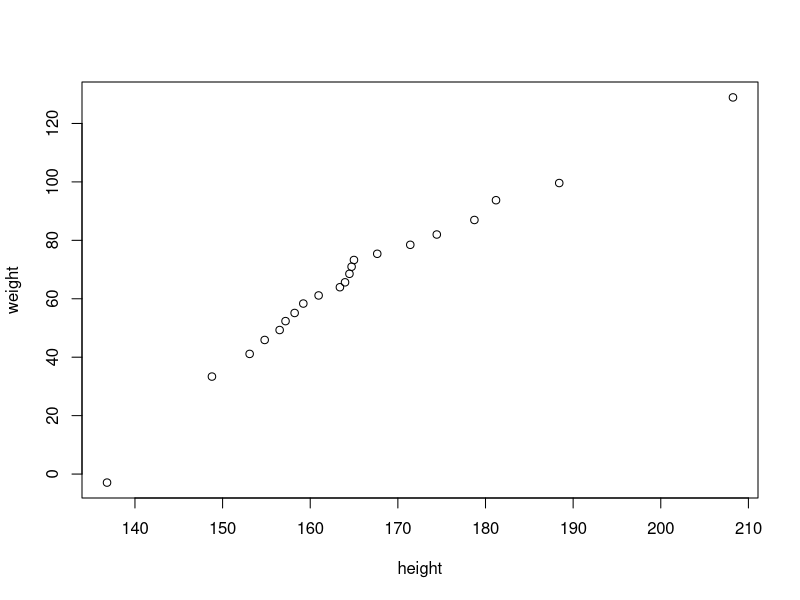
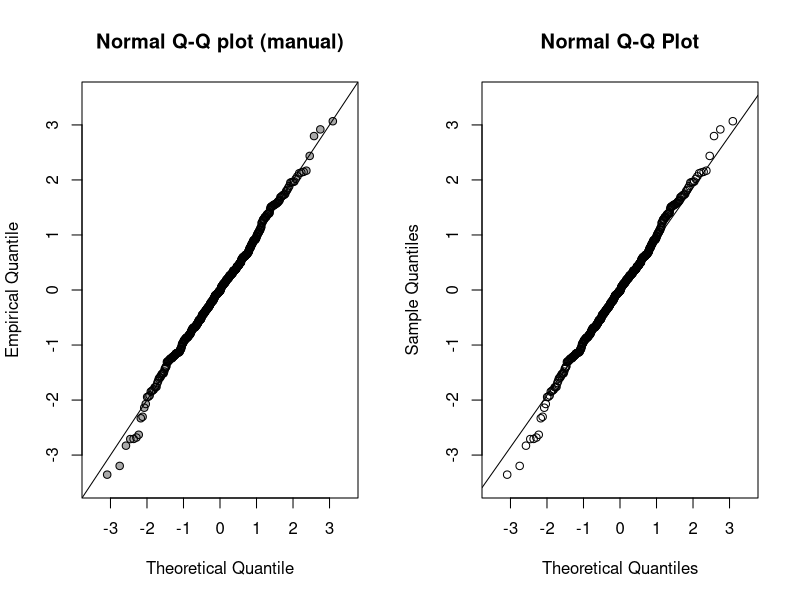
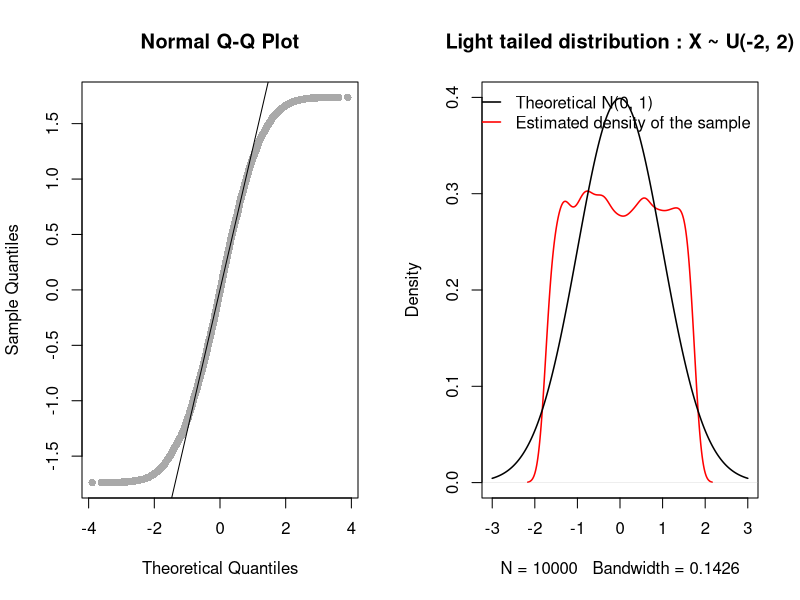
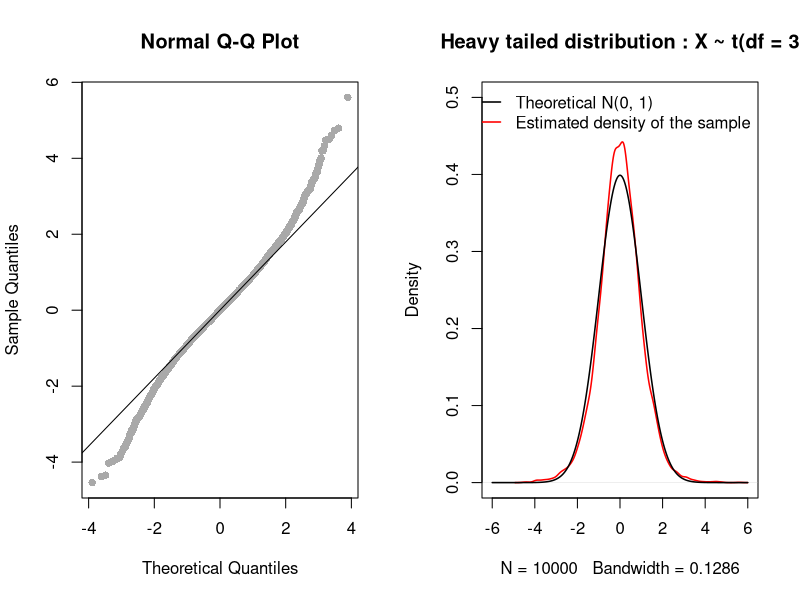
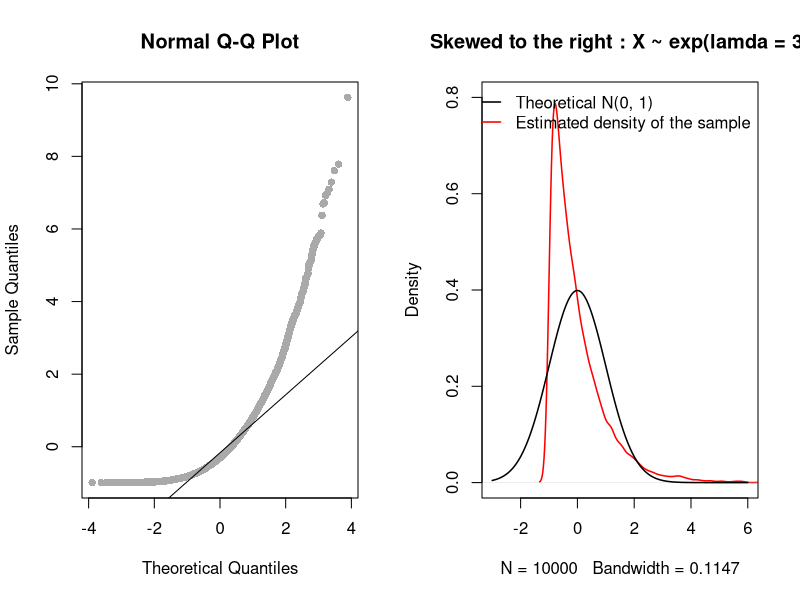
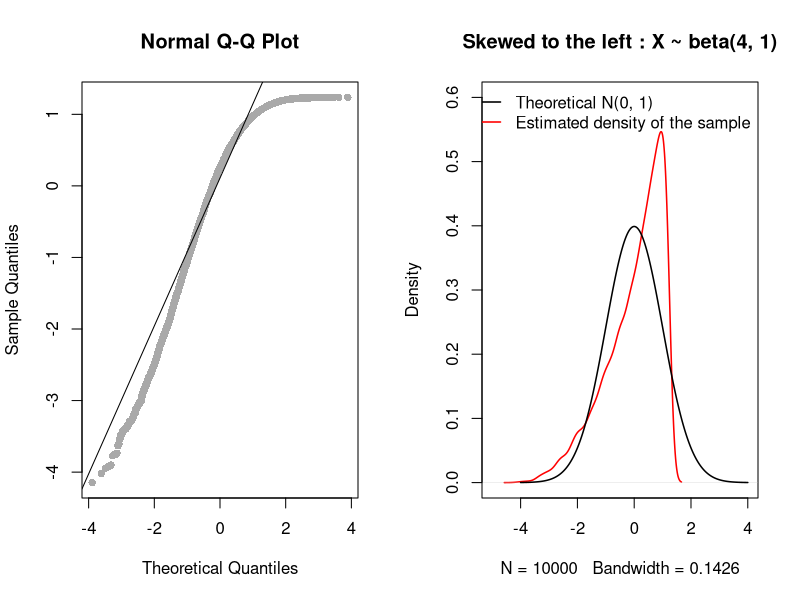
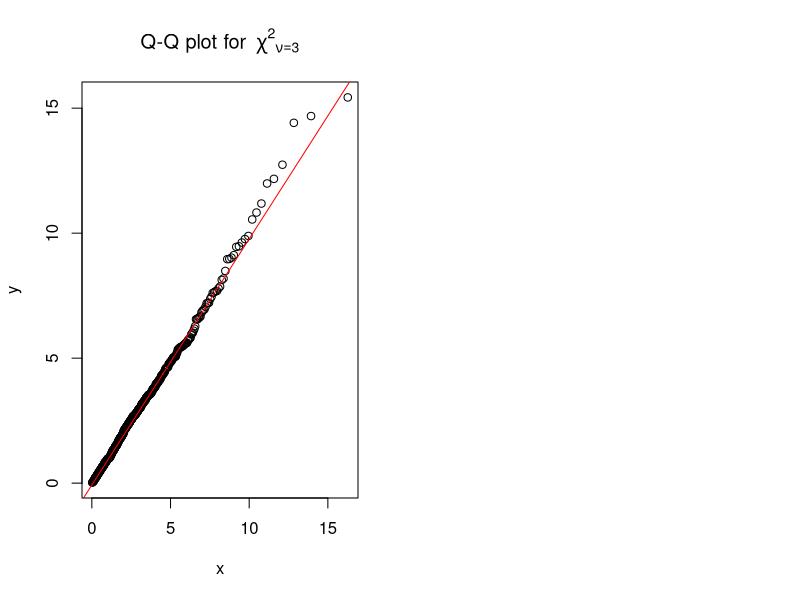
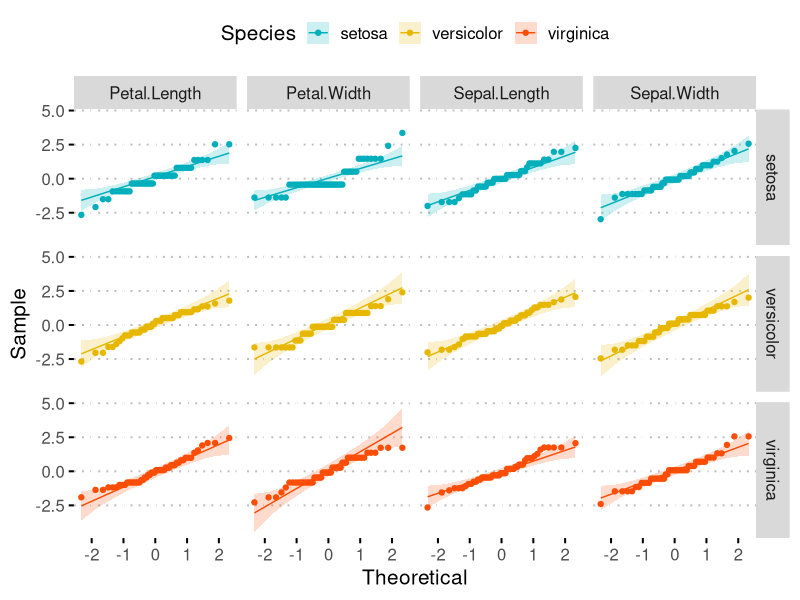

Reproduce these figures in R, in order.
### 4.1 Q-Q plot



## 4.1.1 분위수(Quantile)

# 정의
  # 확률분포를 동은한 확률구간으로 나누기 위해 설정한 구분점(cutpoint)
  # 특정 확률분포의 누적분포함수의 역함수
  # 주어진 표본의 관찰값을 오름차순으로 나열했을 때 전체 표본(데이터)을 특정 개수의 그룹으로 나눌 때 기준이 되는 값
  # q 분위수는  q-1 개의 분위수 값을 갖음
  # 예시
    # 2-quantile : 오름차순으로 정렬한 데이터를 50 : 50 으로 나누기 위한 값 -> 중앙값(median)
    # 3-quantile (tertiles) : 오름차순으로 정렬한 데이터를 3 등분 하기 위한 값 -> 33.3%, 66.6%
    # 4-quantile (quartiles) : 오름차순 정렬 데이터를 4등분 하기 위한 값 -> 25% (Q1), 50%(Median), 75%(Q3)
      # 사분위수 범위 (interquartile range, IQR) : Q3 - Q1
    # 10-quantiles (deciles) : 오름차순 정렬 데이터를 10등분 -> 10%, 20%, 30%, ..., 90%
    # 100-quantiles (percentiles) : 오름차순 정렬 데이터를 100등분 -> 1%, 2%, ..., 99%
  # 일반적으로 k번째q분위수는 누적확률분포에서 k/q의 값을 갖는 데이터를 의미



# (표본) 분위수의 계산

# 표본 분위수는 순서통계량(order statistics)의 가중평균으로 정의


# 예시
# 분위수 계산 함수
my_quantile <- function(x, probs) {
  idx <- NULL
  o <- order(x); n <- length(x)
  xord <- x[o]
  k <- 1:n
  gamma <- n * probs + 0.5 - floor(n * probs + 0.5)
  pk <- (k - 0.5)/n
  for (pj in probs) {
    idx <- c(idx, which.max(pk[pk <= pj]))
  }
  res <- (1 - gamma) * xord[idx] + gamma * xord[idx + 1]
  names(res) <- sprintf("%.1f %%", round(probs * 100))
  return(res)
}

set.seed(10)
x <- rnorm(373)
my_quantile(x, probs = c(0.05, 0.95))

# 확인
quantile(x, probs = c(0.05, 0.95), type = 5)






# Quantile-Quantile plot(Q-Q plot)
  # 두 변수 X 의 분위수와 Y의 분위수를 산점도 형태로 그린 도표를 두 변수의 분포를 비교하기 위한 용도로 사용되는 도표
  # 예시
    # X : 충남대학교 정보통계학과 남학생의 키
    # Y : 충남대학교 자연과학대학 남학생의 몸무게

# 개념
set.seed(1234)
x <- rnorm(50, 172, 15)
y <- rnorm(500, 65, 20)

xq <- quantile(x, probs = seq(0, 1, by = 0.05))
yq <- quantile(y, probs = seq(0, 1, by = 0.05))
plot(xq, yq,
     xlab = "height",
     ylab = "weight")


# 일반적으로 측정 또는 표집한 연속형 변수가 이론적인 특정 분포와 얼마나 유사한지를 확인하기 위해 사용하며, 특히 데이터의 정규성 검정에 많이 활용됨. 즉 표본으로 얻은 분포가 정규분포를 따르는지(유사한지)를 알아보기 위해 활용
# 보통 x 축은 theoreticak quantile(이론적 분위수)로 하고 비교하고자 하는 이론적 분포의 분위수 값을 설정하고 y축은 표본 분위수(empirical/sample quantile)로 설정
# R에서 Q-Q plot 은 qqnorm(), qqplot(), 등의 함수를 사용해 간단히 그릴 수 있으나 해당 함수를 사용하지 않고 직접 그리는 방법에 대해 알아봄


# 위 예제에서 생성한 충남대학교 남학생 몸무게의 Q-Q plot
# 정규분포와 비교

yord <- y[order(y)] # 데이터 정렬
n <- length(yord)
k <- 1 : n
pk <- (k - 0.5)/n

# theoretical quantile
tq <- qnorm(pk, 0, 1) # 표준정규분포의 분위수

# empirical quantile
eq <- drop(scale(yord)) # z 변환


par(mfrow = c(1, 2))
plot(x = tq, y = eq,
     type = "n",
     xlim = c(-3.5, 3.5),
     ylim = c(-3.5, 3.5),
     xlab = "Theoretical Quantile",
     ylab = "Empirical Quantile",
     main = "Normal Q-Q plot (manual)")

points(tq, eq, pch = 16, cex = 1, col = "darkgray")
points(tq, eq, pch = 21, cex = 1, col = "black", lwd = 1)
abline(a = 0, b = 1)


# qqnorm() 함수 결과와 비교
qqnorm(eq, xlim = c(-3.5, 3.5), ylim = c(-3.5, 3.5))
qqline(eq)






# 대칭이지만 표본데이터의 분포 꼬리가 표준정규분포에 비해 얇은 경우

# X ~ U(-2, 2)
set.seed(100)
x <- runif(10000, -2, 2)

par(mfrow = c(1, 2))
qqnorm(scale(x), pch = 16, cex = 1, col = "darkgray")
qqline(scale(x))

plot(density(scale(x)),
     xlim = c(-3, 3),
     ylim = c(0, 0.4),
     lwd = 1.5, col = "red",
     main = "Light tailed distribution : X ~ U(-2, 2)")

z <- seq(-3, 3, by = 0.01)
lines(z, dnorm(z), lwd = 1.5, col = "black")
legend("topright", legend = c("Theoretical N(0, 1)", "Estimated density of the sample"),
       lty = 1, lwd = 1.5, bty = "n",
       col = c("black", "red"))






# 대칭이지만 표본데이터의 분포 꼬리가 표준정규분포에 비해 두꺼운 경우

# 자유도가 8인 t 분포
set.seed(100)
x <- rt(10000, df = 8)

par(mfrow = c(1, 2))
qqnorm(scale(x), pch = 16, cex = 1, col = "darkgray")
qqline(scale(x))

plot(density(scale(x)),
     xlim = c(-6, 6),
     ylim = c(0, 0.5),
     lwd = 1.5, col = "red",
     main = "Heavy tailed distribution : X ~ t(df = 3")

z <- seq(-6, 6, by = 0.01)
lines(z, dnorm(z), lwd = 1.5, col = "black")
legend("topright", legend = c("Theoretical N(0, 1)", "Estimated density of the sample"),
       lty = 1, lwd = 1.5, bty = "n",
       col = c("black", "red"))






# 표본데이터가 표준정규분포에 비해 오른쪽으로 치우쳐진 경우(skewed to the right)

# exp(lamda = 3)
set.seed(100)
x <- rexp(10000, rate = 3)

par(mfrow = c(1, 2))
qqnorm(scale(x), pch = 16, cex = 1, col = "darkgray")
qqline(scale(x))

plot(density(scale(x)),
     xlim = c(-3, 6),
     ylim = c(0, 0.8),
     lwd = 1.5, col = "red",
     main = "Skewed to the right : X ~ exp(lamda = 3)")

z <- seq(-3, 6, by = 0.01)
lines(z, dnorm(z), lwd = 1.5, col = "black")
legend("topright", legend = c("Theoretical N(0, 1)", "Estimated density of the sample"),
       lty = 1, lwd = 1.5, bty = "n",
       col = c("black", "red"))






# 표본데이터가 표준정규분포에 비해 왼쪽으로 치우쳐진 경우(skewed to the left)

# X ~ beta(4, 1)
set.seed(100)
x <- rbeta(10000, shape1 = 4, shape2 = 1)

par(mfrow = c(1, 2))
qqnorm(scale(x), pch = 16, cex = 1, col = "darkgray")
qqline(scale(x))

plot(density(scale(x)),
     xlim = c(-5, 4),
     ylim = c(0, 0.6),
     lwd = 1.5, col = "red",
     main = "Skewed to the left : X ~ beta(4, 1)")

z <- seq(-4, 4, by = 0.01)
lines(z, dnorm(z), lwd = 1.5, col = "black")
legend("topright", legend = c("Theoretical N(0, 1)", "Estimated density of the sample"),
       lty = 1, lwd = 1.5, bty = "n",
       col = c("black", "red"))






# qqnorm() 은 이론적인 표준정규분포와 표본 데이터의 분포를 비교하기 위한 함수이고, 다른 분포(카이제곱분포, t 분포 등)와 비교하기 위해서는 qqplot(x = theoretical, y = empirical)를 사용해 Q-Q plot 생성 가능

# 카이제곱분포의 Q-Q plot
set.seed(100)

y <- rchisq(500, df = 3)
x <- qchisq(ppoints(500), # 500 quantiles 생성
            df = 3)
qqplot(x, y,
       main = expression("Q-Q plot for" ~~ {chi^2}[nu == 3]))
qqline(y, distribution = function(p) qchisq(p, df = 3), col = "red")





# Application
# ggpubr : 논문이나 출판을 위해 high-quality 도표를 생성하기 위한 목적으로 "ggplot based Publication Ready plots"의 약어를 이름으로 갖는 패키지

# R 에서 제공하는 iris 데이터셋 활용
# tidyverse 세계에서 데이터 전처리 및 Q-Q plot 출력


# 각 분꽃 종과 측정 변수에 따른 Q-Q plot 생성
install.packages("ggpubr")
require(tidyverse)
require(ggpubr)

iris_tb <- as_tibble(iris)
iris_tb %>% 
  rownames_to_column %>% # 데이터 프레임 행이름을 변수로 변환
  pivot_longer(cols = matches("Sepal|Petal"),
               names_to = "Measures") %>%  # long-format으로 변환
  group_by(Species, Measures) %>% 
  mutate(zvalue = drop(scale(value))) %>% # 정규성 확인을 위해 각 변수의 종별 표준화
  ungroup %>% 
  ggpubr::ggqqplot(x = "zvalue",
                   color = "Species",
                   facet.by = c("Species", "Measures"),
                   palette = c("#00AFBB", "#E7B800", "#FC4E07"),
                   ggtheme = ggpubr::theme_pubclean(base_size = 15))
  